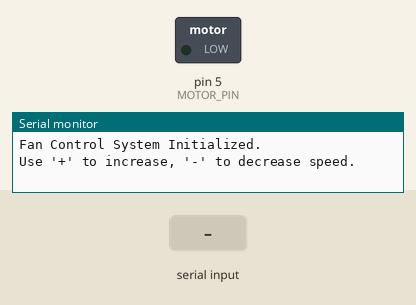
Bench run of a sketch on a simulated Arduino Uno, built with avr-gcc and run on an emulated ATmega328P. Parts: switched loads named in the sketch (green lamp = pin HIGH), the last lines printed to the serial monitor. The test bench sets the inputs (shaded band).

Above: at 1.2 s.
1.3 s: "+\n" received over Serial
At 2.5 s:
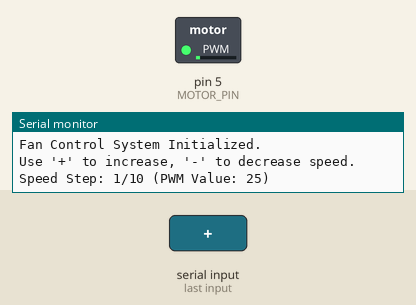
2.8 s: byte 43 ('+') received over Serial
At 3.8 s:
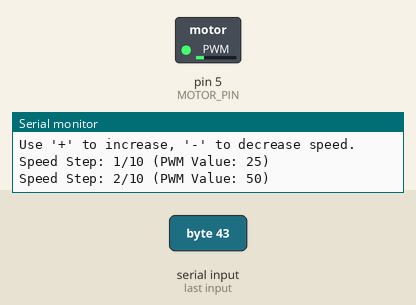
4.3 s: "+\n" received over Serial
At 5.0 s:
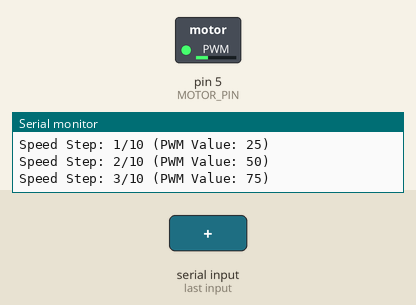
5.8 s: "-\n" received over Serial
At 6.1 s:
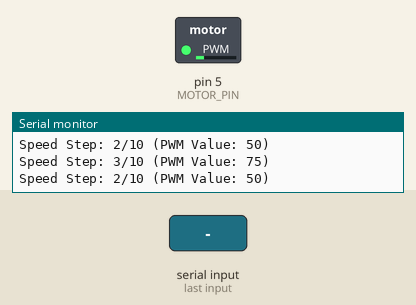
Timing chart, 0 to 8.3 s (numbered marks = the images above; inputs shaded):
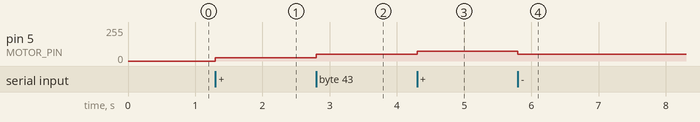

Measured:
- after the input at 1.3 s, pin 5 (MOTOR_PIN): 0/255 → 25/255 at once
- after the input at 2.8 s, pin 5 (MOTOR_PIN): 25/255 → 50/255 at once
- after the input at 4.3 s, pin 5 (MOTOR_PIN): 50/255 → 75/255 at once
- after the input at 5.8 s, pin 5 (MOTOR_PIN): 75/255 → 50/255 at once

The sketch:

es4.ino
```cpp
// Pin Definition - Must be a PWM pin (3, 5, 6, 9, 10, or 11 on Uno)
const int MOTOR_PIN = 5;

// Speed Configuration
const int NUM_STEPS = 10;
const int STEP_SIZE = 255 / NUM_STEPS; // approx 25.5 per step

int currentStep = 0; // Starts at 0 (Off)

void setup() {
  pinMode(MOTOR_PIN, OUTPUT);

  // Specification: Set rotation speed to 0 initially
  analogWrite(MOTOR_PIN, 0);

  Serial.begin(9600);
  Serial.println("Fan Control System Initialized.");
  Serial.println("Use '+' to increase, '-' to decrease speed.");
}

void loop() {
  if (Serial.available() > 0) {
    char input = Serial.read();

    // Ignore newline or carriage return characters from Serial Monitor
    if (input == '\n' || input == '\r') return;

    if (input == '+') {
      increaseSpeed();
    }
    else if (input == '-') {
      decreaseSpeed();
    }
    else {
      Serial.print("Error: Invalid character '");
      Serial.print(input);
      Serial.println("'. Use '+' or '-' only.");
    }
  }
}

void increaseSpeed() {
  if (currentStep < NUM_STEPS) {
    currentStep++;
    updateMotor();
  } else {
    Serial.println("Warning: Maximum speed already reached!");
  }
}

void decreaseSpeed() {
  if (currentStep > 0) {
    currentStep--;
    updateMotor();
  } else {
    Serial.println("Warning: Minimum speed (Off) already reached!");
  }
}

void updateMotor() {
  // Calculate PWM value (0-255)
  int pwmValue = currentStep * STEP_SIZE;

  // Ensure the 10th step hits exactly 255 (100% duty cycle)
  if (currentStep == NUM_STEPS) pwmValue = 255;

  analogWrite(MOTOR_PIN, pwmValue);

  // Feedback to user
  Serial.print("Speed Step: ");
  Serial.print(currentStep);
  Serial.print("/");
  Serial.print(NUM_STEPS);
  Serial.print(" (PWM Value: ");
  Serial.print(pwmValue);
  Serial.println(")");
}
```
